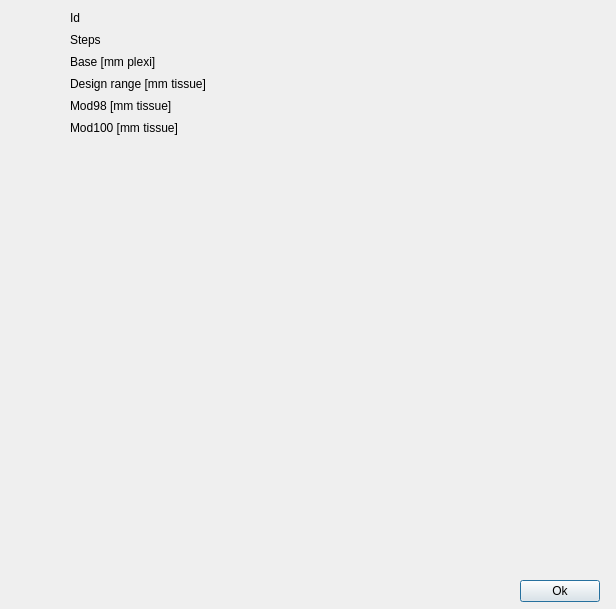
<?xml version="1.0" encoding="UTF-8"?>
<ui version="4.0">
 <class>ModulateurDialog</class>
 <widget class="QDialog" name="ModulateurDialog">
  <property name="geometry">
   <rect>
    <x>0</x>
    <y>0</y>
    <width>616</width>
    <height>609</height>
   </rect>
  </property>
  <property name="windowTitle">
   <string>Dialog</string>
  </property>
  <property name="styleSheet">
   <string notr="true">
</string>
  </property>
  <widget class="QCustomPlot" name="customplot" native="true">
   <property name="geometry">
    <rect>
     <x>0</x>
     <y>-10</y>
     <width>620</width>
     <height>620</height>
    </rect>
   </property>
   <widget class="QPushButton" name="okPushButton">
    <property name="geometry">
     <rect>
      <x>520</x>
      <y>590</y>
      <width>80</width>
      <height>22</height>
     </rect>
    </property>
    <property name="text">
     <string>Ok</string>
    </property>
   </widget>
   <widget class="QFrame" name="frame">
    <property name="geometry">
     <rect>
      <x>60</x>
      <y>10</y>
      <width>321</width>
      <height>161</height>
     </rect>
    </property>
    <property name="styleSheet">
     <string notr="true">background: transparent;
</string>
    </property>
    <property name="frameShape">
     <enum>QFrame::StyledPanel</enum>
    </property>
    <property name="frameShadow">
     <enum>QFrame::Raised</enum>
    </property>
    <widget class="QWidget" name="formLayoutWidget">
     <property name="geometry">
      <rect>
       <x>10</x>
       <y>10</y>
       <width>301</width>
       <height>141</height>
      </rect>
     </property>
     <layout class="QFormLayout" name="formLayout">
      <item row="0" column="0">
       <widget class="QLabel" name="label">
        <property name="font">
         <font>
          <pointsize>9</pointsize>
         </font>
        </property>
        <property name="text">
         <string>Id</string>
        </property>
       </widget>
      </item>
      <item row="0" column="1">
       <widget class="QLineEdit" name="lineEdit_id">
        <property name="font">
         <font>
          <pointsize>9</pointsize>
          <weight>75</weight>
          <bold>true</bold>
         </font>
        </property>
        <property name="styleSheet">
         <string notr="true">color: black;
border: none;
</string>
        </property>
        <property name="readOnly">
         <bool>true</bool>
        </property>
       </widget>
      </item>
      <item row="1" column="0">
       <widget class="QLabel" name="label_2">
        <property name="font">
         <font>
          <pointsize>9</pointsize>
         </font>
        </property>
        <property name="text">
         <string>Steps</string>
        </property>
       </widget>
      </item>
      <item row="1" column="1">
       <widget class="QLineEdit" name="lineEdit_steps">
        <property name="font">
         <font>
          <pointsize>9</pointsize>
          <weight>75</weight>
          <bold>true</bold>
         </font>
        </property>
        <property name="styleSheet">
         <string notr="true">color: black;
border: none;
</string>
        </property>
        <property name="readOnly">
         <bool>true</bool>
        </property>
       </widget>
      </item>
      <item row="2" column="0">
       <widget class="QLabel" name="baseMmPlexiLabel">
        <property name="font">
         <font>
          <pointsize>9</pointsize>
         </font>
        </property>
        <property name="text">
         <string>Base [mm plexi]</string>
        </property>
       </widget>
      </item>
      <item row="2" column="1">
       <widget class="QLineEdit" name="lineEdit_base">
        <property name="font">
         <font>
          <pointsize>9</pointsize>
          <weight>75</weight>
          <bold>true</bold>
         </font>
        </property>
        <property name="styleSheet">
         <string notr="true">color: black;
border: none;
</string>
        </property>
        <property name="readOnly">
         <bool>true</bool>
        </property>
       </widget>
      </item>
      <item row="3" column="0">
       <widget class="QLabel" name="label_4">
        <property name="font">
         <font>
          <pointsize>9</pointsize>
         </font>
        </property>
        <property name="text">
         <string>Design range [mm tissue]</string>
        </property>
       </widget>
      </item>
      <item row="3" column="1">
       <widget class="QLineEdit" name="lineEdit_range">
        <property name="font">
         <font>
          <pointsize>9</pointsize>
          <weight>75</weight>
          <bold>true</bold>
         </font>
        </property>
        <property name="styleSheet">
         <string notr="true">color: black;
border: none;
</string>
        </property>
        <property name="readOnly">
         <bool>true</bool>
        </property>
       </widget>
      </item>
      <item row="4" column="0">
       <widget class="QLabel" name="label_5">
        <property name="font">
         <font>
          <pointsize>9</pointsize>
         </font>
        </property>
        <property name="text">
         <string>Mod98 [mm tissue]</string>
        </property>
       </widget>
      </item>
      <item row="4" column="1">
       <widget class="QLineEdit" name="lineEdit_mod98">
        <property name="font">
         <font>
          <pointsize>9</pointsize>
          <weight>75</weight>
          <bold>true</bold>
         </font>
        </property>
        <property name="styleSheet">
         <string notr="true">color: black;
border: none;
</string>
        </property>
        <property name="readOnly">
         <bool>true</bool>
        </property>
       </widget>
      </item>
      <item row="5" column="0">
       <widget class="QLabel" name="label_6">
        <property name="font">
         <font>
          <pointsize>9</pointsize>
         </font>
        </property>
        <property name="text">
         <string>Mod100 [mm tissue]</string>
        </property>
       </widget>
      </item>
      <item row="5" column="1">
       <widget class="QLineEdit" name="lineEdit_mod100">
        <property name="font">
         <font>
          <pointsize>9</pointsize>
          <weight>75</weight>
          <bold>true</bold>
         </font>
        </property>
        <property name="styleSheet">
         <string notr="true">color: black;
border: none;
</string>
        </property>
        <property name="readOnly">
         <bool>true</bool>
        </property>
       </widget>
      </item>
     </layout>
    </widget>
   </widget>
  </widget>
 </widget>
 <customwidgets>
  <customwidget>
   <class>QCustomPlot</class>
   <extends>QWidget</extends>
   <header>qcustomplot.h</header>
   <container>1</container>
  </customwidget>
 </customwidgets>
 <resources/>
 <connections/>
</ui>
